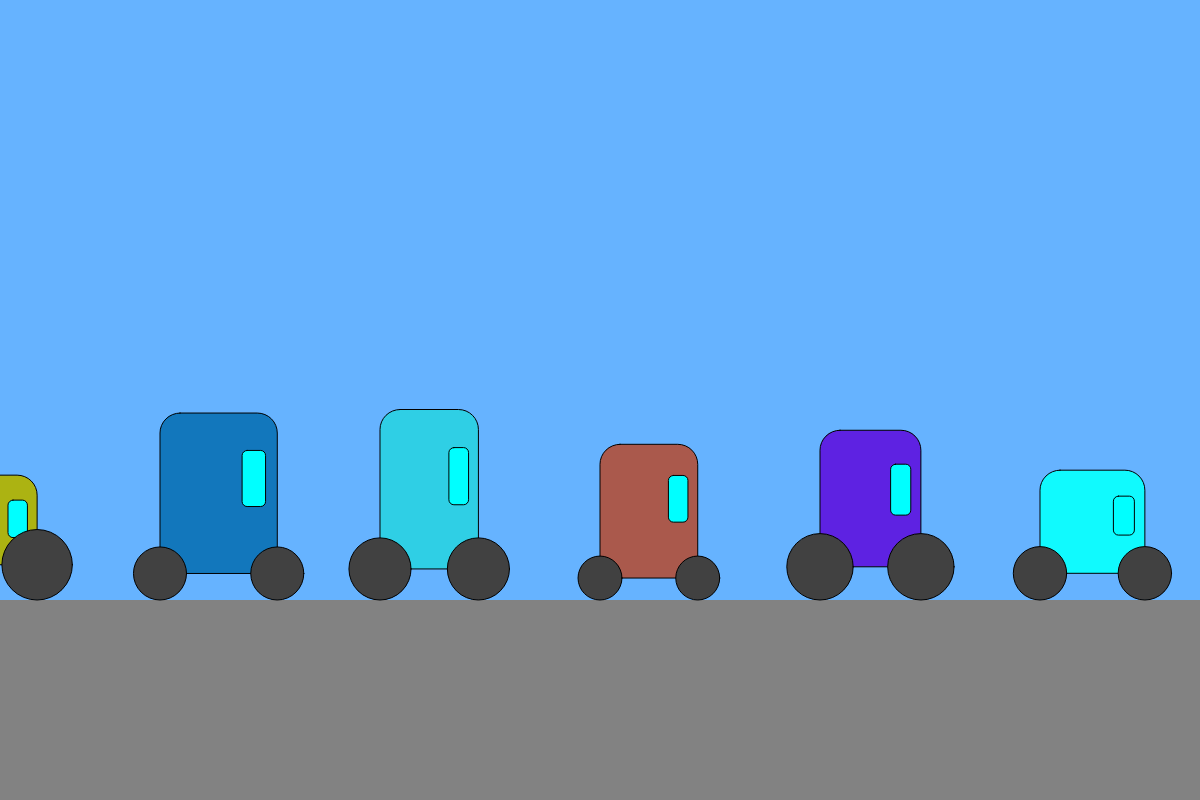
Frame 1 (no input)
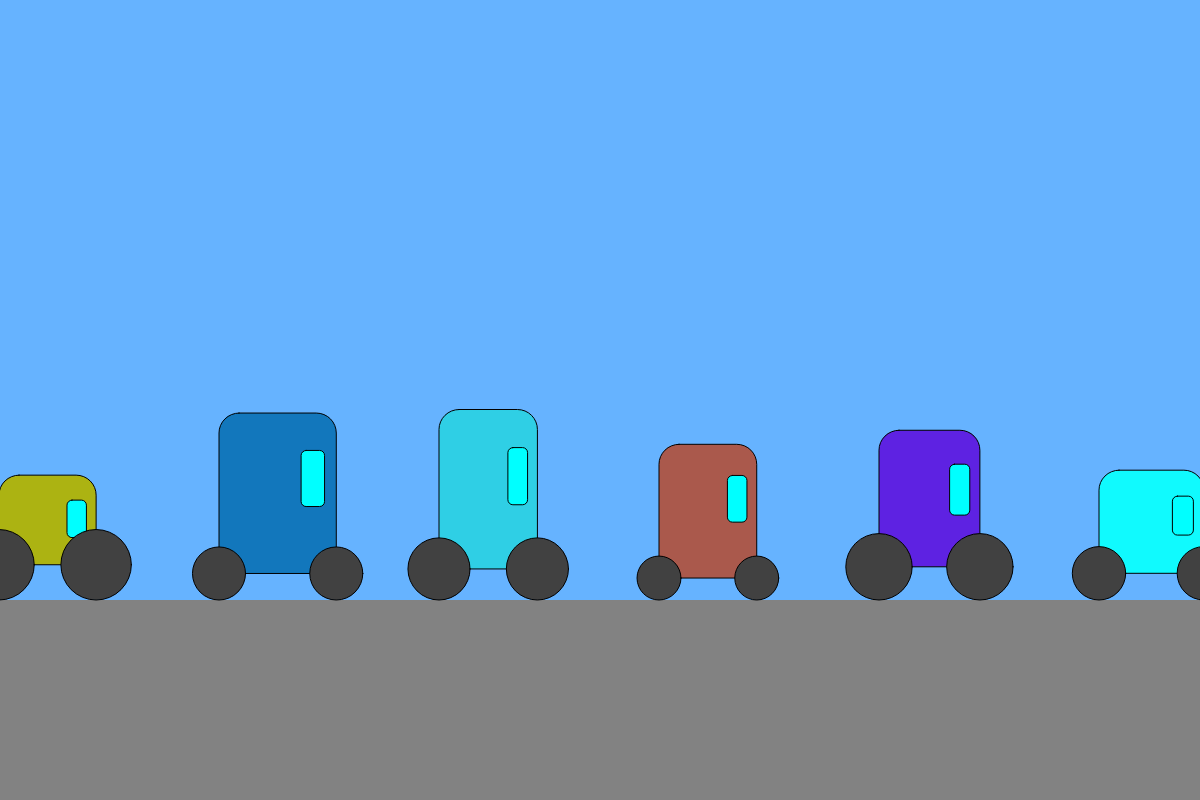
Frame 60 (no input)
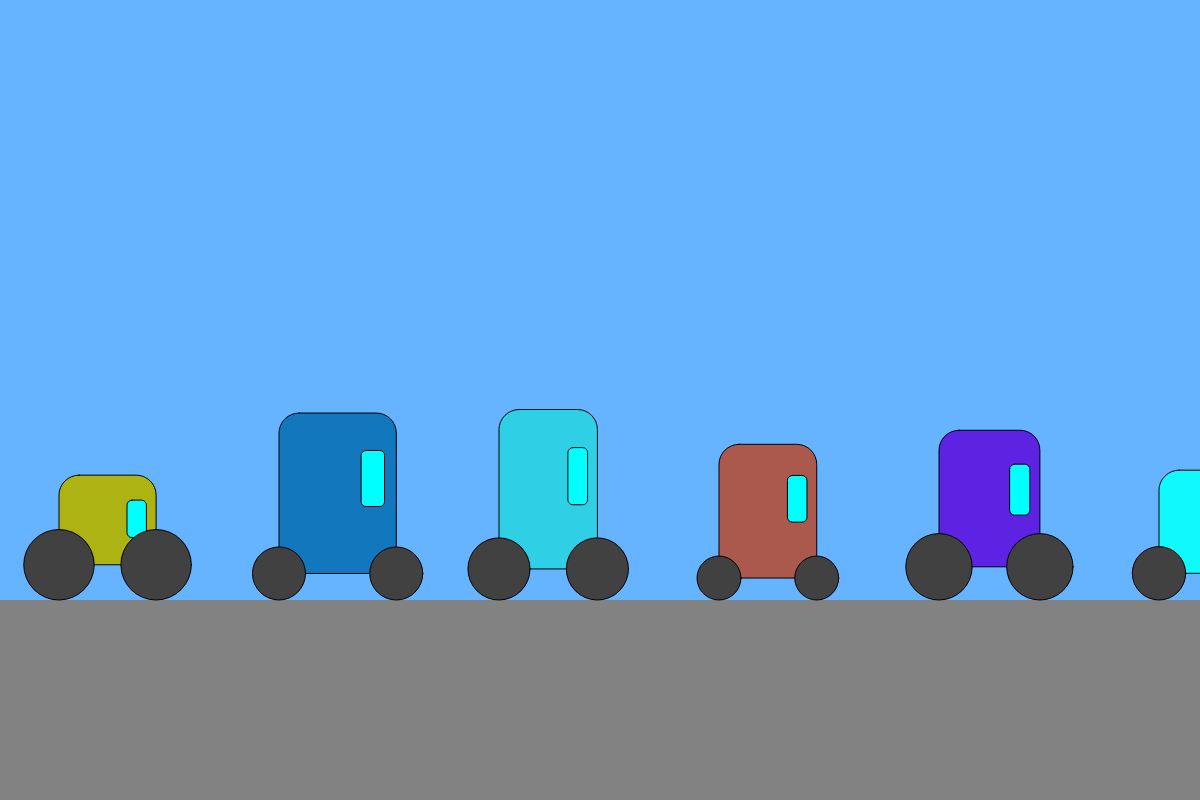
Frame 120 (the mouse pressed at the canvas centre since frame 60)

The p5.js sketch that drew these frames (run headless with seeded random() and noise() and a simulated clock; from frame 60 on, the mouse is pressed at the canvas centre):

// p5.js sketch
// ── sketch.js


var floorPos_y;
// var car;
var traffic; 

function setup()
{

    createCanvas(1200,800);
    
    floorPos_y = 600;

    var incr = (width + 1000)/10; // increment  car distance 
    console.log(incr)


    traffic = []; 

    // commented out below because we are going to use a for loop intead
//     traffic = [
//         {x: 200, height:120, length: 130, wheelDia: 80, color: color(255,100,100)},
//         {x: 400, height:120, length: 130, wheelDia: 80, color: color(255,100,100)},
//         {x: 600, height:120, length: 130, wheelDia: 80, color: color(255,100,100)}

// ]

    for (var i = 0 ; i < 10 ; i++) 
    {
        var car = 
        {
            x: -500 + incr * i, 
            height:random(120,200), length: random(80,120), 
            wheelDia: random(40,80), color: 
            color(random(0,255),random(0,255),random(0,255))
        };
        traffic.push(car);
    }
    
    // car = {x: 200, height:120, length: 130, wheelDia: 80, color: color(255,100,100)};

    
}


function draw()
{
    
    background(102,179,255);
    
    noStroke();
    fill(130);
    rect(0,floorPos_y,width, height - floorPos_y);
    
    // Traverse through array called traffic 
    for (var i = 0 ; i < traffic.length ; i++) 
    {
        renderCar(traffic[i])
        traffic[i].x += 1;
    
            if(traffic[i].x  > width + 500)
            {
                traffic[i].x = -500;
            }
            }
   
}


function renderCar(_car)
{
    fill(_car.color);
    stroke(0);
    
    //draw the car's body
    rect(
        _car.x, floorPos_y - _car.height
        , _car.length
        , _car.height - _car.wheelDia/2,
        20);
    
    //draw the windscreen
    fill(0,255,255);
    rect(
        _car.x + _car.length * 0.7, 
        floorPos_y - _car.height * 0.8, 
        _car.length * 0.2, 
        _car.height * 0.3, 
        5);
    
    
    //draw the wheels
    fill(65);
    ellipse(
        _car.x, 
        floorPos_y - _car.wheelDia/2, 
        _car.wheelDia
    );
    
    ellipse(
        _car.x + _car.length, 
        floorPos_y - _car.wheelDia/2, 
        _car.wheelDia);
}
